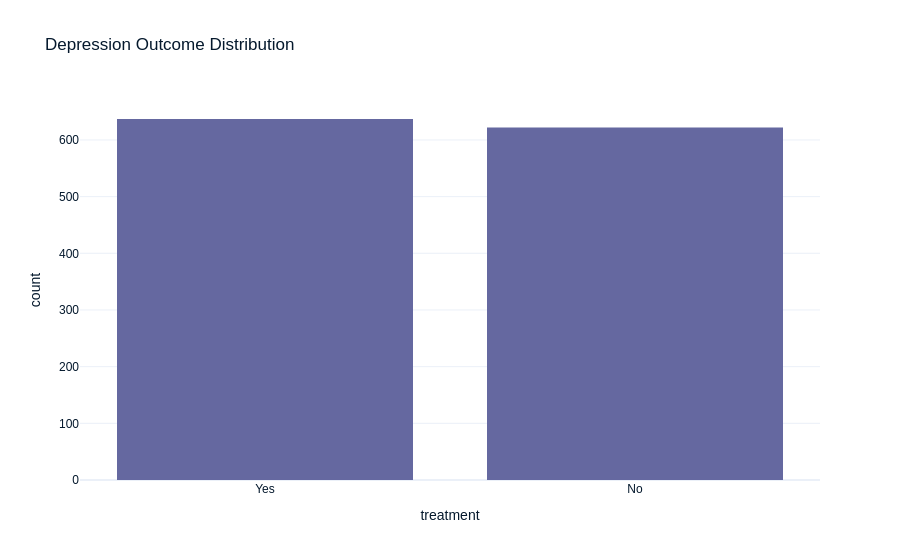
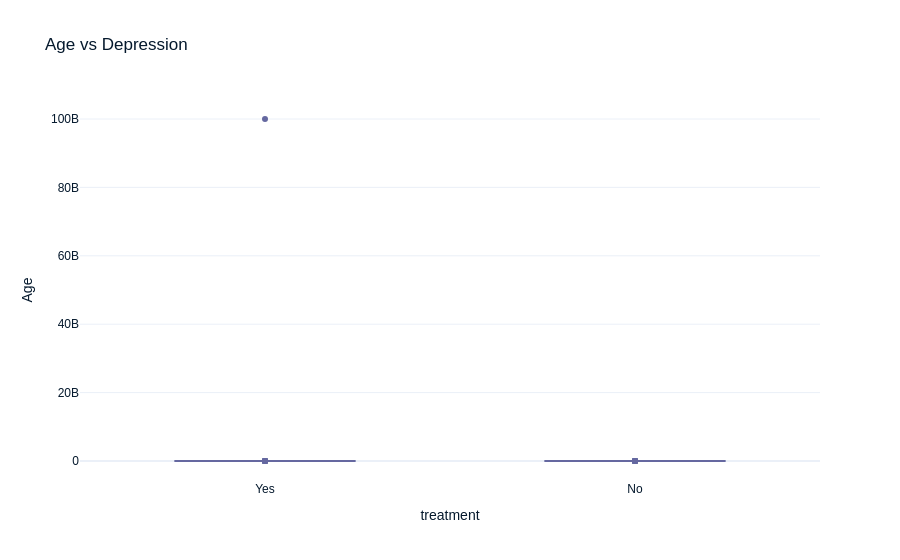
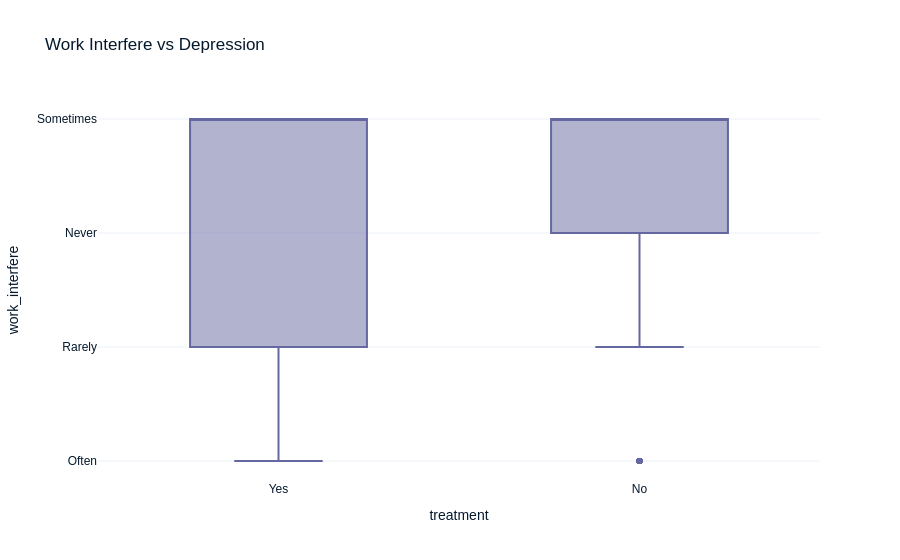

The notebook cell these images were saved under, in order:
### Markdown cell above
3: Exploratory Data Analysis

### Code cell
import plotly.express as px
import matplotlib.pyplot as plt
import seaborn as sns

# Depression distribution chart
fig = px.histogram(df, x=target_col, title='Depression Outcome Distribution')
fig.show()

# Age vs depression
fig = px.box(df, x=target_col, y='Age', title='Age vs Depression')
fig.show()

# Work interfere vs depression
fig = px.box(df, x=target_col, y='work_interfere', title='Work Interfere vs Depression')
fig.show()

# Correlation heatmap
corr = df.select_dtypes(include=np.number).corr()
plt.figure(figsize=(10,8))
sns.heatmap(corr, annot=True, cmap='coolwarm')
plt.title('Correlation Heatmap')
plt.show()

### Figure 1 — Plotly figure (JSON) as saved in the notebook; plotly's stock layout.template omitted (floating-point values rounded to 4 significant figures; data arrays with more than 128 entries replaced by an {"elided": "..."} marker saying what was removed)
{"data": [{"alignmentgroup": "True", "bingroup": "x", "hovertemplate": "treatment=%{x}<br>count=%{y}<extra></extra>", "legendgroup": "", "marker": {"color": "#6568a0", "pattern": {"shape": ""}}, "name": "", "offsetgroup": "", "orientation": "v", "showlegend": false, "type": "histogram", "x": {"elided": "1259 str values"}, "xaxis": "x", "yaxis": "y"}], "layout": {"barmode": "relative", "legend": {"tracegroupgap": 0}, "title": {"text": "Depression Outcome Distribution"}, "xaxis": {"anchor": "y", "domain": [0, 1], "title": {"text": "treatment"}}, "yaxis": {"anchor": "x", "domain": [0, 1], "title": {"text": "count"}}}}

### Figure 2 — Plotly figure (JSON) as saved in the notebook; plotly's stock layout.template omitted (floating-point values rounded to 4 significant figures; data arrays with more than 128 entries replaced by an {"elided": "..."} marker saying what was removed)
{"data": [{"alignmentgroup": "True", "hovertemplate": "treatment=%{x}<br>Age=%{y}<extra></extra>", "legendgroup": "", "marker": {"color": "#6568a0"}, "name": "", "notched": false, "offsetgroup": "", "orientation": "v", "showlegend": false, "type": "box", "x": {"elided": "1259 str values"}, "x0": " ", "xaxis": "x", "y": {"elided": "1259 int values"}, "y0": " ", "yaxis": "y"}], "layout": {"boxmode": "group", "legend": {"tracegroupgap": 0}, "title": {"text": "Age vs Depression"}, "xaxis": {"anchor": "y", "domain": [0, 1], "title": {"text": "treatment"}}, "yaxis": {"anchor": "x", "domain": [0, 1], "title": {"text": "Age"}}}}

### Figure 3 — Plotly figure (JSON) as saved in the notebook; plotly's stock layout.template omitted (floating-point values rounded to 4 significant figures; data arrays with more than 128 entries replaced by an {"elided": "..."} marker saying what was removed)
{"data": [{"alignmentgroup": "True", "hovertemplate": "treatment=%{x}<br>work_interfere=%{y}<extra></extra>", "legendgroup": "", "marker": {"color": "#6568a0"}, "name": "", "notched": false, "offsetgroup": "", "orientation": "v", "showlegend": false, "type": "box", "x": {"elided": "1259 str values"}, "x0": " ", "xaxis": "x", "y": {"elided": "1259 str values"}, "y0": " ", "yaxis": "y"}], "layout": {"boxmode": "group", "legend": {"tracegroupgap": 0}, "title": {"text": "Work Interfere vs Depression"}, "xaxis": {"anchor": "y", "domain": [0, 1], "title": {"text": "treatment"}}, "yaxis": {"anchor": "x", "domain": [0, 1], "title": {"text": "work_interfere"}}}}
